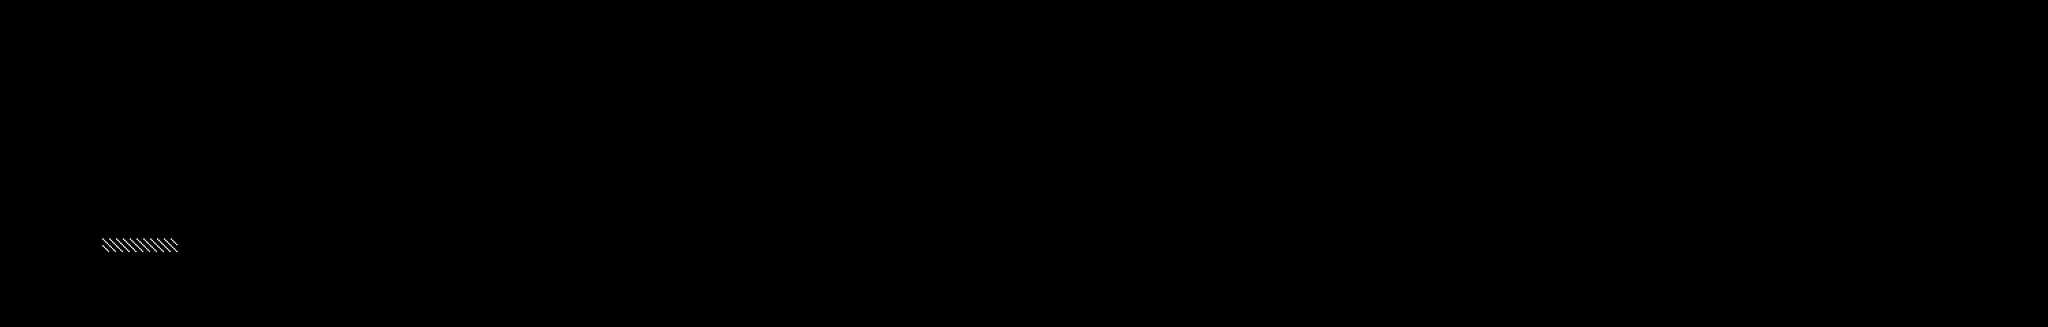

This game map was drawn from its Tiled (.tmx) file and the tilesets committed beside it. A one-line description and the trimmed map source follow:
An orthogonal 300x48 tile map with 10x10 px tiles, 1 tile layer (Tile Layer 1), 3 tilesets and 1 object.

<map version="1.0" orientation="orthogonal" renderorder="right-down" width="300" height="48" tilewidth="10" tileheight="10" nextobjectid="13">
 <tileset firstgid="1" name="debug10x10" tilewidth="10" tileheight="10" tilecount="1" columns="1">
  <image source="../assets/graphics/debug/tile10x10.gif" width="10" height="10" />
 </tileset>
 <tileset firstgid="2" name="box" tilewidth="40" tileheight="40" tilecount="1" columns="1">
  <image source="../assets/graphics/debug/debug_box.gif" width="40" height="40" />
 </tileset>
 <tileset firstgid="3" name="debug_door" tilewidth="50" tileheight="80" tilecount="6" columns="6">
  <image source="../assets/graphics/debug/debug_door.gif" width="300" height="80" />
 </tileset>
 <layer name="Tile Layer 1" width="300" height="48">
  <data>[14400 cells, 22 non-empty, 1 distinct tile ids]</data>
 </layer>
 <objectgroup name="Object Layer Boxes" visible="0" />
 <objectgroup name="Object Layer Door" visible="0">
  <object id="12" gid="3" x="155.667" y="130" width="50" height="80" />
 </objectgroup>
</map>
